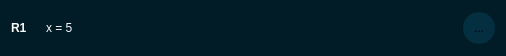
<?xml version="1.0" encoding="UTF-8"?>
<ui version="4.0">
 <class>Road_List_Item</class>
 <widget class="QWidget" name="Road_List_Item">
  <property name="geometry">
   <rect>
    <x>0</x>
    <y>0</y>
    <width>506</width>
    <height>56</height>
   </rect>
  </property>
  <property name="windowTitle">
   <string>Form</string>
  </property>
  <property name="styleSheet">
   <string notr="true">QWidget{
	background-color: #011C26;
	font: 13pt &quot;Helvetica&quot;;
}

QLabel {
	color: #F9F9F9;
}

QLabel#t_titel{
	font: bold
}

QToolButton {
    background-color: #032F40; 
    border-radius: 16px;       
    border: none;
    text-align: center;
}

QToolButton:hover {
    background-color: #314250; 
}

QToolButton:pressed {
    background-color: #1A252E;
}</string>
  </property>
  <layout class="QHBoxLayout" name="horizontalLayout">
   <item>
    <widget class="QLabel" name="t_titel">
     <property name="text">
      <string>R1</string>
     </property>
    </widget>
   </item>
   <item>
    <widget class="QLabel" name="i_road">
     <property name="text">
      <string/>
     </property>
     <property name="pixmap">
      <pixmap resource="resources.qrc">:/icons/icons/Add road.svg</pixmap>
     </property>
     <property name="wordWrap">
      <bool>false</bool>
     </property>
    </widget>
   </item>
   <item>
    <widget class="QLabel" name="t_pos">
     <property name="text">
      <string>x = 5</string>
     </property>
    </widget>
   </item>
   <item>
    <spacer name="horizontalSpacer">
     <property name="orientation">
      <enum>Qt::Orientation::Horizontal</enum>
     </property>
     <property name="sizeHint" stdset="0">
      <size>
       <width>40</width>
       <height>20</height>
      </size>
     </property>
    </spacer>
   </item>
   <item>
    <widget class="QToolButton" name="b_edit">
     <property name="minimumSize">
      <size>
       <width>32</width>
       <height>32</height>
      </size>
     </property>
     <property name="maximumSize">
      <size>
       <width>32</width>
       <height>32</height>
      </size>
     </property>
     <property name="text">
      <string>...</string>
     </property>
     <property name="icon">
      <iconset resource="resources.qrc">
       <normaloff>:/icons/icons/Mode edit.svg</normaloff>:/icons/icons/Mode edit.svg</iconset>
     </property>
    </widget>
   </item>
  </layout>
 </widget>
 <resources>
  <include location="resources.qrc"/>
 </resources>
 <connections/>
</ui>
